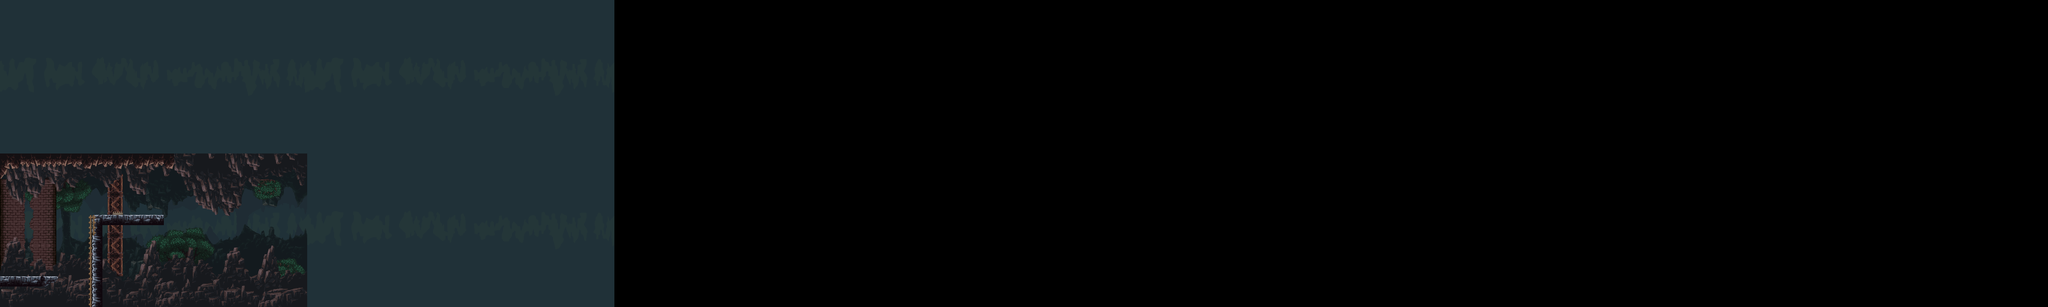

A level layout from a 2D game, rendered from its tile map. Below: a short description, then the map file with tile-grid data replaced by summaries:
An orthogonal 200x30 tile map with 32x32 px tiles, 10 tile layers (BackGround, background_2, background_3, tree, ...), 7 tilesets and 7 objects.

<map version="1.9" tiledversion="1.9.2" orientation="orthogonal" renderorder="right-down" width="200" height="30" tilewidth="32" tileheight="32" infinite="0" nextlayerid="17" nextobjectid="10">
 <tileset firstgid="1" name="background1" tilewidth="32" tileheight="32" tilecount="450" columns="30">
  <image source="../textures/levels/cave/background1.png" width="960" height="480" />
 </tileset>
 <tileset firstgid="451" source="background2.tsx" />
 <tileset firstgid="901" source="background3.tsx" />
 <tileset firstgid="1351" source="background4a.tsx" />
 <tileset firstgid="1801" source="props2.tsx" />
 <tileset firstgid="2825" source="mainlev_build.tsx" />
 <tileset firstgid="3849" source="TX Village Props1.tsx" />
 <layer id="1" name="BackGround" width="200" height="30">
  <data>[6000 cells, 1800 non-empty, 450 distinct tile ids]</data>
 </layer>
 <layer id="2" name="background_2" width="200" height="30">
  <data>[6000 cells, 450 non-empty, 450 distinct tile ids]</data>
 </layer>
 <layer id="3" name="background_3" width="200" height="30">
  <data>[6000 cells, 450 non-empty, 450 distinct tile ids]</data>
 </layer>
 <layer id="5" name="tree" width="200" height="30">
  <data>[6000 cells, 126 non-empty, 126 distinct tile ids]</data>
 </layer>
 <layer id="7" name="baground_staff" width="200" height="30">
  <data>[6000 cells, 95 non-empty, 27 distinct tile ids]</data>
 </layer>
 <layer id="4" name="background_4" width="200" height="30">
  <data>[6000 cells, 450 non-empty, 450 distinct tile ids]</data>
 </layer>
 <layer id="10" name="Platforms" width="200" height="30">
  <data>[6000 cells, 59 non-empty, 22 distinct tile ids]</data>
 </layer>
 <objectgroup id="16" name="check_points">
  <object id="7" x="299" y="650.5" width="32" height="19" />
  <object id="8" gid="4087" x="300" y="669" width="32" height="32" />
 </objectgroup>
 <layer id="11" name="disappearing_platform" width="200" height="30">
  <data>[6000 cells, 0 non-empty, 0 distinct tile ids]</data>
 </layer>
 <layer id="12" name="DieBlocks" width="200" height="30">
  <data>[6000 cells, 1 non-empty, 1 distinct tile ids]</data>
 </layer>
 <objectgroup id="13" name="die_block_moving">
  <object id="5" gid="3972" x="255" y="899" width="17" height="16.5" />
 </objectgroup>
 <layer id="15" name="Ladders" width="200" height="30">
  <data>[6000 cells, 11 non-empty, 5 distinct tile ids]</data>
 </layer>
 <objectgroup id="14" name="chests">
  <object id="6" gid="4362" x="432.5" y="670" width="16" height="16" />
  <object id="9" gid="4362" x="159.326" y="863.957" width="13" height="14" />
 </objectgroup>
 <objectgroup id="9" name="moving_platform">
  <object id="1" gid="3047" x="189" y="944" width="32" height="32" />
  <object id="4" gid="3048" x="221" y="944" width="32" height="32" />
 </objectgroup>
</map>
